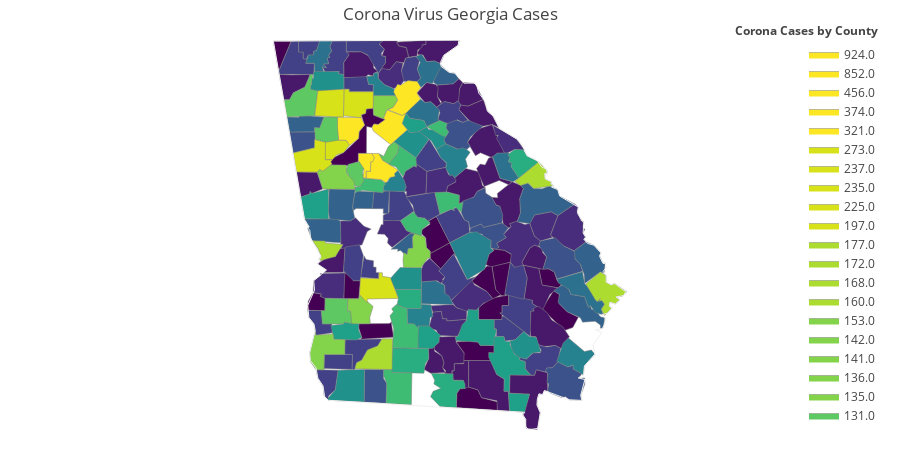

Source (notebook cell):
### Code cell
fips = df_fips['fips'].astype(str).tolist()
values =df_fips['cases'].tolist()
fig = ff.create_choropleth(fips=fips, values=values,scope=['GA'],
                          legend_title='Corona Cases by County',
                          county_outline={'color': 'grey', 'width': 0.5})
fig.layout.template = None
fig.update_layout(
    title_text = 'Corona Virus Georgia Cases',
    )


fig.show()
